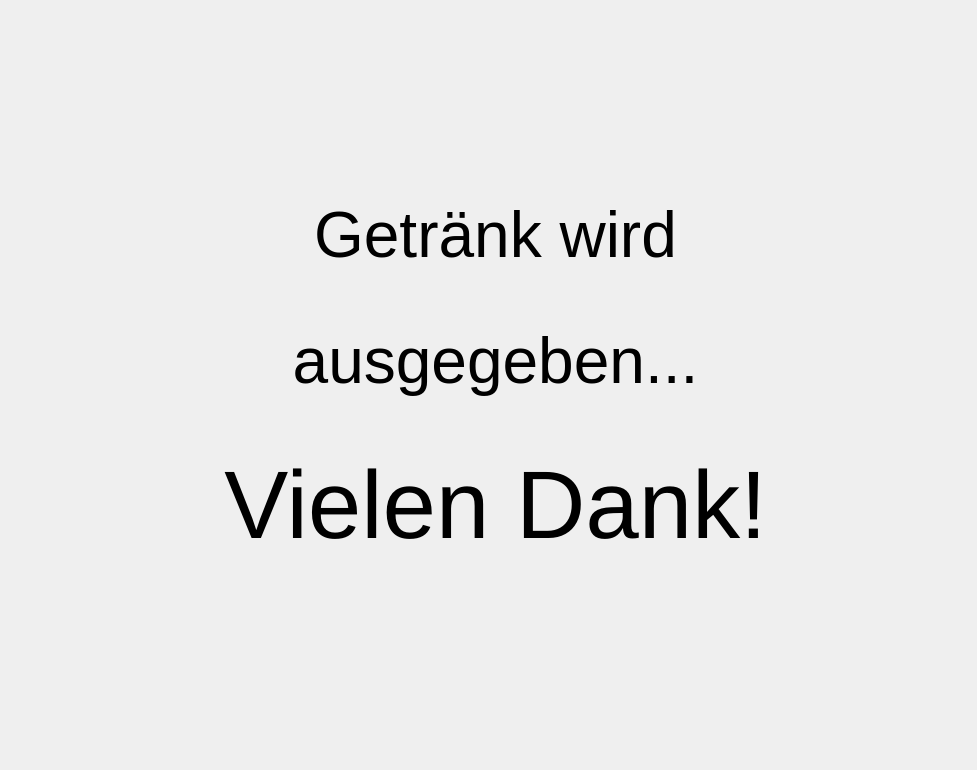
<?xml version="1.0" encoding="UTF-8"?>
<ui version="4.0">
 <class>CompletionMenu</class>
 <widget class="QWidget" name="CompletionMenu">
  <property name="geometry">
   <rect>
    <x>0</x>
    <y>0</y>
    <width>977</width>
    <height>770</height>
   </rect>
  </property>
  <property name="windowTitle">
   <string>Matomat - Danke für ihren Einkauf</string>
  </property>
  <widget class="QLabel" name="label">
   <property name="geometry">
    <rect>
     <x>40</x>
     <y>30</y>
     <width>911</width>
     <height>701</height>
    </rect>
   </property>
   <property name="text">
    <string>&lt;html&gt;&lt;head/&gt;&lt;body&gt;&lt;p align=&quot;center&quot;&gt;&lt;span style=&quot; font-size:48pt;&quot;&gt;Getränk wird&lt;/span&gt;&lt;/p&gt;&lt;p align=&quot;center&quot;&gt;&lt;br/&gt;&lt;/p&gt;&lt;p align=&quot;center&quot;&gt;&lt;span style=&quot; font-size:48pt;&quot;&gt; ausgegeben...&lt;/span&gt;&lt;/p&gt;&lt;p align=&quot;center&quot;&gt;&lt;br/&gt;&lt;/p&gt;&lt;p align=&quot;center&quot;&gt;&lt;span style=&quot; font-size:72pt;&quot;&gt;Vielen Dank!&lt;/span&gt;&lt;/p&gt;&lt;/body&gt;&lt;/html&gt;</string>
   </property>
  </widget>
 </widget>
 <resources/>
 <connections/>
</ui>
